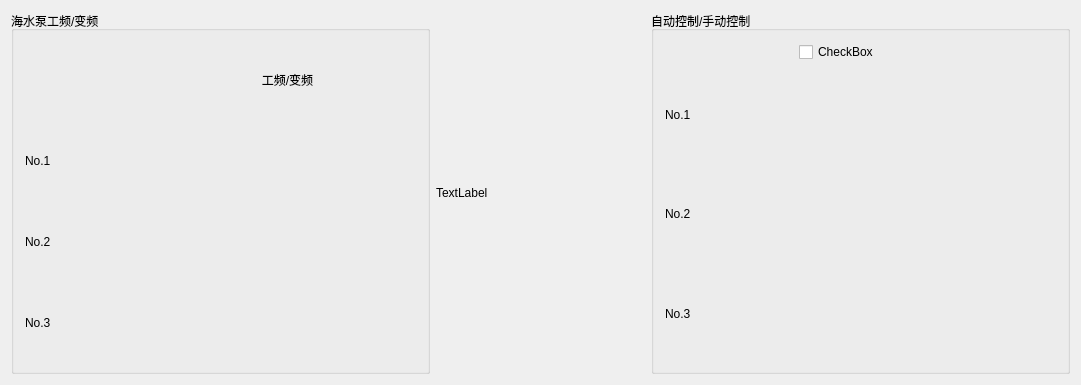
<?xml version="1.0" encoding="UTF-8"?>
<ui version="4.0">
 <class>QWndChange</class>
 <widget class="QWidget" name="QWndChange">
  <property name="geometry">
   <rect>
    <x>0</x>
    <y>0</y>
    <width>1081</width>
    <height>385</height>
   </rect>
  </property>
  <property name="windowTitle">
   <string>QWndChange</string>
  </property>
  <layout class="QGridLayout" name="gridLayout_3" columnstretch="2,1,2">
   <item row="0" column="0">
    <widget class="QGroupBox" name="groupBox">
     <property name="title">
      <string>海水泵工频/变频</string>
     </property>
     <layout class="QGridLayout" name="gridLayout" columnstretch="1,2" columnminimumwidth="1,2">
      <item row="0" column="0">
       <spacer name="horizontalSpacer">
        <property name="orientation">
         <enum>Qt::Horizontal</enum>
        </property>
        <property name="sizeHint" stdset="0">
         <size>
          <width>126</width>
          <height>20</height>
         </size>
        </property>
       </spacer>
      </item>
      <item row="0" column="1">
       <widget class="QLabel" name="label_5">
        <property name="text">
         <string>工频/变频</string>
        </property>
        <property name="alignment">
         <set>Qt::AlignCenter</set>
        </property>
       </widget>
      </item>
      <item row="1" column="0">
       <widget class="QLabel" name="label_2">
        <property name="text">
         <string>No.1</string>
        </property>
       </widget>
      </item>
      <item row="1" column="1">
       <widget class="QSelectControl" name="roudFreq1" native="true"/>
      </item>
      <item row="2" column="0">
       <widget class="QLabel" name="label_3">
        <property name="text">
         <string>No.2</string>
        </property>
       </widget>
      </item>
      <item row="2" column="1">
       <widget class="QSelectControl" name="roudFreq2" native="true"/>
      </item>
      <item row="3" column="0">
       <widget class="QLabel" name="label_4">
        <property name="text">
         <string>No.3</string>
        </property>
       </widget>
      </item>
      <item row="3" column="1">
       <widget class="QSelectControl" name="roudFreq3" native="true"/>
      </item>
     </layout>
    </widget>
   </item>
   <item row="0" column="1">
    <widget class="QLabel" name="label">
     <property name="text">
      <string>TextLabel</string>
     </property>
    </widget>
   </item>
   <item row="0" column="2">
    <widget class="QGroupBox" name="groupBox_3">
     <property name="title">
      <string>自动控制/手动控制</string>
     </property>
     <layout class="QGridLayout" name="gridLayout_2" columnstretch="1,2">
      <item row="1" column="1">
       <widget class="QSelectControl" name="rectFreq1" native="true"/>
      </item>
      <item row="2" column="0">
       <widget class="QLabel" name="label_8">
        <property name="text">
         <string>No.2</string>
        </property>
       </widget>
      </item>
      <item row="2" column="1">
       <widget class="QSelectControl" name="rectFreq2" native="true"/>
      </item>
      <item row="3" column="0">
       <widget class="QLabel" name="label_9">
        <property name="text">
         <string>No.3</string>
        </property>
       </widget>
      </item>
      <item row="1" column="0">
       <widget class="QLabel" name="label_7">
        <property name="text">
         <string>No.1</string>
        </property>
       </widget>
      </item>
      <item row="3" column="1">
       <widget class="QSelectControl" name="rectFreq3" native="true"/>
      </item>
      <item row="0" column="1">
       <widget class="QCheckBox" name="checkBox">
        <property name="text">
         <string>CheckBox</string>
        </property>
       </widget>
      </item>
     </layout>
    </widget>
   </item>
  </layout>
 </widget>
 <layoutdefault spacing="6" margin="11"/>
 <customwidgets>
  <customwidget>
   <class>QSelectControl</class>
   <extends>QWidget</extends>
   <header>qselectcontrol.h</header>
   <container>1</container>
  </customwidget>
 </customwidgets>
 <resources/>
 <connections/>
</ui>
